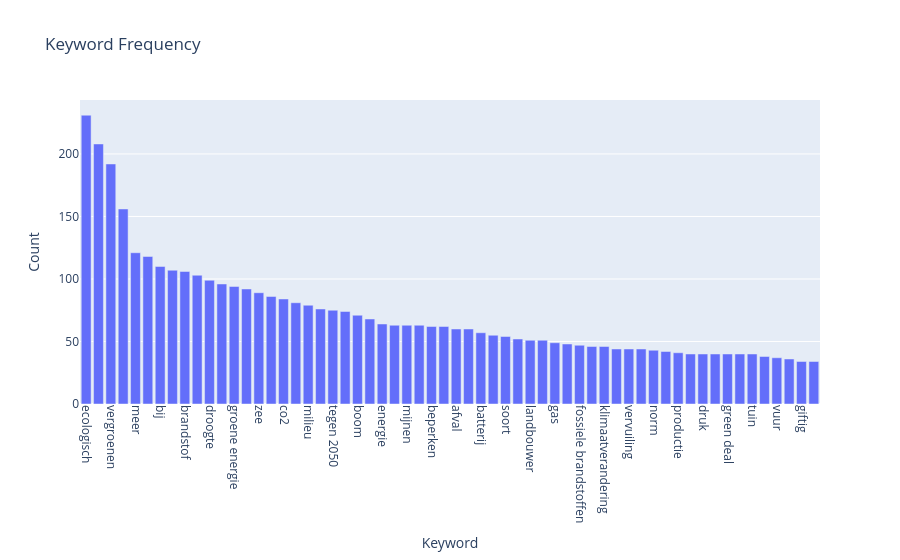

Notebook code cell kept with this figure:
### Code cell
# Sorting counts_keywords by count (in descending order)
counts_keywords = counts_keywords.sort_values(by="Count", ascending=False)
# Selecting the top 60 most occuring keywords as in this case all words can be read on the x-axis
top_counts = counts_keywords.head(60)

# Creating a bar chart using plotly express
fig = px.bar(top_counts, x="Keyword", y="Count", title="Keyword Frequency")
fig.update_xaxes(tickangle=90)

fig.show()
fig.write_html("charts/Keyword_count.html", full_html=True, include_plotlyjs='cdn')

### Figure 1 — Plotly figure (JSON) as saved in the notebook; plotly's stock layout.template omitted (floating-point values rounded to 4 significant figures)
{"data": [{"hovertemplate": "Keyword=%{x}<br>Count=%{y}<extra></extra>", "legendgroup": "", "marker": {"color": "#636efa", "pattern": {"shape": ""}}, "name": "", "orientation": "v", "showlegend": false, "textposition": "auto", "type": "bar", "x": ["ecologisch", "vervuild", "vergroenen", "pesticide", "meer", "water", "bij", "groen", "brandstof", "natuurlijk", "droogte", "pfas", "groene energie", "zonnepanelen", "zee", "uitrijden", "co2", "bos", "milieu", "industrie", "tegen 2050", "temperatuur", "boom", "hernieuwbare energie", "energie", "hittegolf", "mijnen", "natuur", "beperken", "aarde", "afval", "extreme hitte", "batterij", "vervuilen", "soort", "natuurgebied", "landbouwer", "auto", "gas", "bodem", "fossiele brandstoffen", "klimaat", "klimaatverandering", "hergebruik", "vervuiling", "gebouw", "norm", "windenergie", "productie", "vogel", "druk", "stof", "green deal", "ontbossing", "tuin", "energietransitie", "vuur", "luchtvervuiling", "giftig", "planeet"], "xaxis": "x", "y": [231, 208, 192, 156, 121, 118, 110, 107, 106, 103, 99, 96, 94, 92, 89, 86, 84, 81, 79, 76, 75, 74, 71, 68, 64, 63, 63, 63, 62, 62, 60, 60, 57, 55, 54, 52, 51, 51, 49, 48, 47, 46, 46, 44, 44, 44, 43, 42, 41, 40, 40, 40, 40, 40, 40, 38, 37, 36, 34, 34], "yaxis": "y"}], "layout": {"barmode": "relative", "legend": {"tracegroupgap": 0}, "title": {"text": "Keyword Frequency"}, "xaxis": {"anchor": "y", "domain": [0, 1], "tickangle": 90, "title": {"text": "Keyword"}}, "yaxis": {"anchor": "x", "domain": [0, 1], "title": {"text": "Count"}}}}
